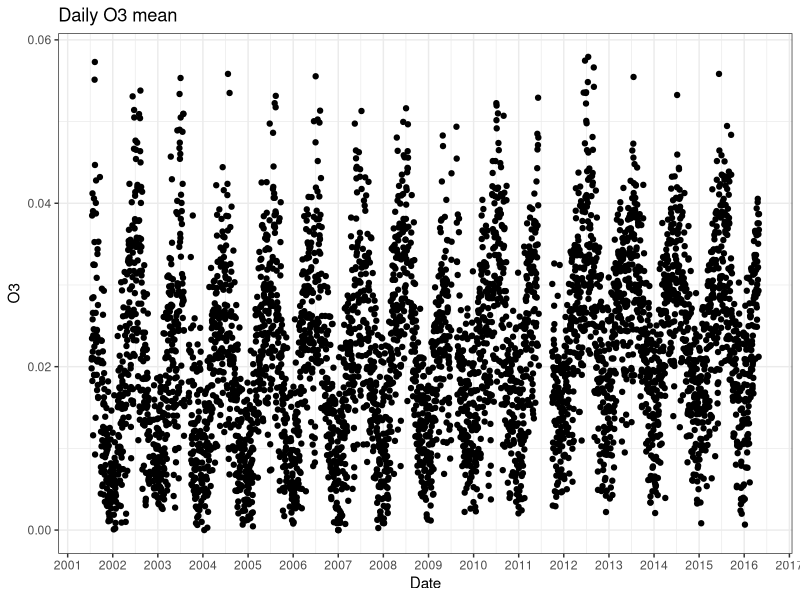
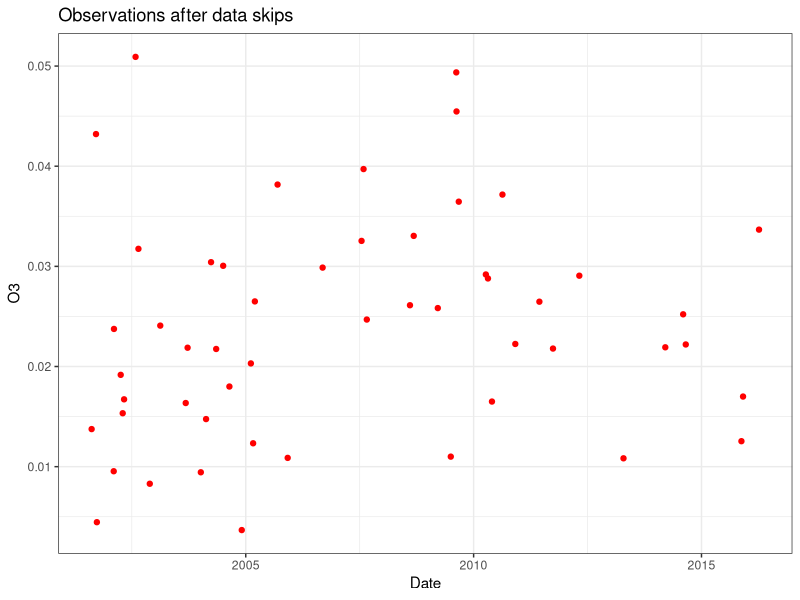
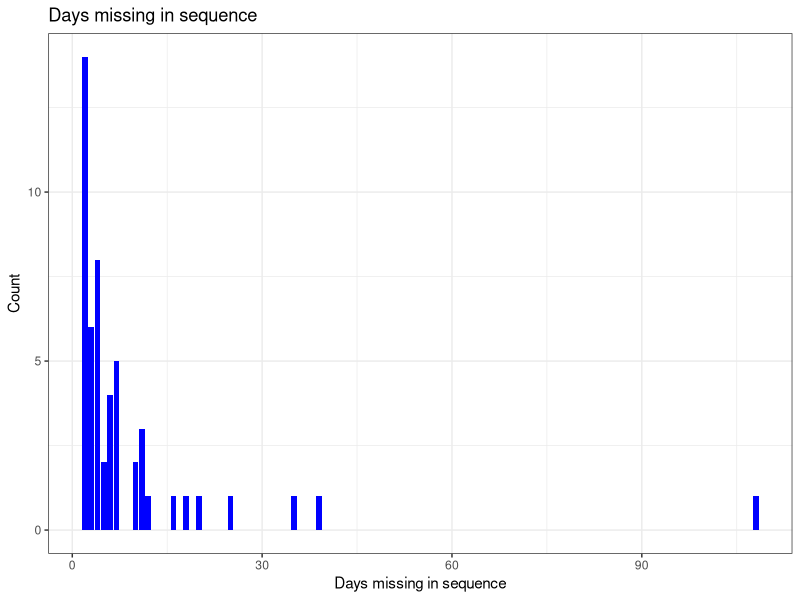

Write the R code that produced these figures, in order. (Note: this script raises an error after producing the figures.)
library(ggplot2)
library(dplyr)
library(VIM)
library(zoo)
data <- read.csv("NY.csv")
data <- data %>% select(Date.Local, O3.Mean) %>% mutate(Date.Local = as.Date(Date.Local))
str(data)
ggplot(data = data) +
  geom_point(aes(x = Date.Local, y = O3.Mean)) +
  scale_x_date(date_breaks = "1 years", date_labels = "%Y", name = "Date") +
  scale_y_continuous(name = "O3") +
  ggtitle("Daily O3 mean") + 
  theme_bw()

print(min(data$Date.Local))
print(max(data$Date.Local))
#About 15 years of data

#check if there is missing data
dateJumps <- data$Date.Local - lag(data$Date.Local, n = 1)
dateJumps[is.na(dateJumps)] <- FALSE
sum(dateJumps > 1)
#There is 15 date jumps
print(as.double(sum(dateJumps[dateJumps > 1]))/length(data$Date.Local))
#Around 9.5% of the data is missing

ggplot(data = data[dateJumps > 1, ]) + 
  geom_point(aes( x = Date.Local, y = O3.Mean), colour = 'red') +
  scale_x_date(name = "Date") + 
  scale_y_continuous(name = "O3") +
  ggtitle("Observations after data skips") +
  theme_bw()

skips <- dateJumps[dateJumps > 1]
ggplot(data = as.data.frame(skips)) +
  geom_bar(aes(skips), fill = "blue") +
  scale_y_continuous(name = "Count") +
  scale_x_continuous(name = "Days missing in sequence") +
  ggtitle("Days missing in sequence") +
  theme_bw()

#Can't see a pattern in skips
#A Comparison of Various Imputation Methods for Missing
#Values in Air Quality Data
dataNaN <- data.frame(Date.Local = seq(from = min(data$Date.Local), to = max(data$Date.Local), by = 1))
dataNaN <- as.data.frame(merge(data, dataNaN, all.y = TRUE))
imputedData <- kNN(dataNaN)
